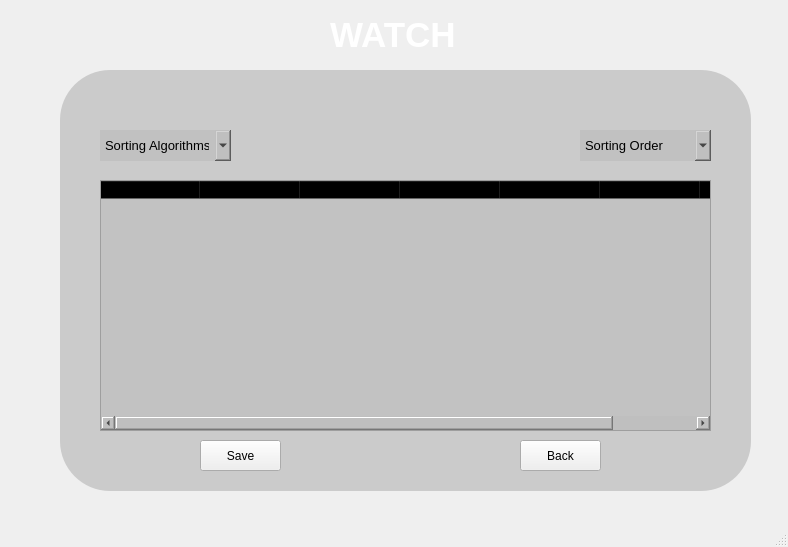
<?xml version="1.0" encoding="UTF-8"?>
<ui version="4.0">
 <class>MainWindow</class>
 <widget class="QMainWindow" name="MainWindow">
  <property name="geometry">
   <rect>
    <x>0</x>
    <y>0</y>
    <width>788</width>
    <height>547</height>
   </rect>
  </property>
  <property name="windowTitle">
   <string>MainWindow</string>
  </property>
  <widget class="QWidget" name="centralwidget">
   <widget class="QWidget" name="widget" native="true">
    <property name="geometry">
     <rect>
      <x>0</x>
      <y>0</y>
      <width>791</width>
      <height>521</height>
     </rect>
    </property>
    <widget class="QLabel" name="label">
     <property name="geometry">
      <rect>
       <x>0</x>
       <y>0</y>
       <width>791</width>
       <height>521</height>
      </rect>
     </property>
     <property name="styleSheet">
      <string notr="true">border-image: url(:/images/1_axCnI9K63VZvGceH8g8WrQ.jpeg);</string>
     </property>
     <property name="text">
      <string/>
     </property>
    </widget>
    <widget class="QLineEdit" name="lineEdit">
     <property name="geometry">
      <rect>
       <x>60</x>
       <y>70</y>
       <width>691</width>
       <height>421</height>
      </rect>
     </property>
     <property name="styleSheet">
      <string notr="true">border-top-left-radius:50px;

border-top-right-radius:50px;
border-bottom-left-radius:50px;
border-bottom-right-radius:50px;
background-color: rgb(190,190, 190, 190);</string>
     </property>
    </widget>
    <widget class="QTableWidget" name="tableWidget">
     <property name="geometry">
      <rect>
       <x>100</x>
       <y>180</y>
       <width>611</width>
       <height>251</height>
      </rect>
     </property>
     <property name="styleSheet">
      <string notr="true">background-color: rgb(190,190, 190, 190);
</string>
     </property>
     <column>
      <property name="text">
       <string>Model</string>
      </property>
     </column>
     <column>
      <property name="text">
       <string>Color</string>
      </property>
     </column>
     <column>
      <property name="text">
       <string>Rating</string>
      </property>
     </column>
     <column>
      <property name="text">
       <string>Price</string>
      </property>
     </column>
     <column>
      <property name="text">
       <string>CPU</string>
      </property>
     </column>
     <column>
      <property name="text">
       <string>Ram</string>
      </property>
     </column>
     <column>
      <property name="text">
       <string>MotherBoard</string>
      </property>
     </column>
    </widget>
    <widget class="QComboBox" name="comboBox">
     <property name="geometry">
      <rect>
       <x>100</x>
       <y>130</y>
       <width>131</width>
       <height>31</height>
      </rect>
     </property>
     <property name="font">
      <font>
       <pointsize>10</pointsize>
       <weight>50</weight>
       <bold>false</bold>
      </font>
     </property>
     <property name="styleSheet">
      <string notr="true">border-top-left-radius:50px;
border-top-right-radius:50px;
border-bottom-left-radius:50px;
border-bottom-right-radius:50px;
background-color: rgb(190,190, 190, 200);</string>
     </property>
     <property name="editable">
      <bool>false</bool>
     </property>
     <property name="currentText">
      <string>Sorting Algorithms</string>
     </property>
     <item>
      <property name="text">
       <string>Sorting Algorithms</string>
      </property>
     </item>
     <item>
      <property name="text">
       <string>Insertion Sort</string>
      </property>
     </item>
     <item>
      <property name="text">
       <string>Merge Sort</string>
      </property>
     </item>
     <item>
      <property name="text">
       <string>Quick Sort</string>
      </property>
     </item>
     <item>
      <property name="text">
       <string>Bubble Sort</string>
      </property>
     </item>
     <item>
      <property name="text">
       <string>Selection Sort</string>
      </property>
     </item>
     <item>
      <property name="text">
       <string>Bucket Sort</string>
      </property>
     </item>
     <item>
      <property name="text">
       <string>Tree Sort</string>
      </property>
     </item>
     <item>
      <property name="text">
       <string>Sleep Sort</string>
      </property>
     </item>
     <item>
      <property name="text">
       <string>Counting Sort</string>
      </property>
     </item>
     <item>
      <property name="text">
       <string>Radix Sort</string>
      </property>
     </item>
    </widget>
    <widget class="QComboBox" name="comboBox_2">
     <property name="geometry">
      <rect>
       <x>580</x>
       <y>130</y>
       <width>131</width>
       <height>31</height>
      </rect>
     </property>
     <property name="font">
      <font>
       <pointsize>10</pointsize>
       <weight>50</weight>
       <bold>false</bold>
      </font>
     </property>
     <property name="styleSheet">
      <string notr="true">border-top-left-radius:50px;
border-top-right-radius:50px;
border-bottom-left-radius:50px;
border-bottom-right-radius:50px;
background-color: rgb(190,190, 190, 200);</string>
     </property>
     <property name="editable">
      <bool>false</bool>
     </property>
     <property name="currentText">
      <string>Sorting Order</string>
     </property>
     <item>
      <property name="text">
       <string>Sorting Order</string>
      </property>
     </item>
     <item>
      <property name="text">
       <string>Ascending Order</string>
      </property>
     </item>
     <item>
      <property name="text">
       <string>Decsending order</string>
      </property>
     </item>
    </widget>
    <widget class="QPushButton" name="pushButton">
     <property name="geometry">
      <rect>
       <x>200</x>
       <y>440</y>
       <width>81</width>
       <height>31</height>
      </rect>
     </property>
     <property name="text">
      <string>Save</string>
     </property>
    </widget>
    <widget class="QPushButton" name="pushButton_2">
     <property name="geometry">
      <rect>
       <x>520</x>
       <y>440</y>
       <width>81</width>
       <height>31</height>
      </rect>
     </property>
     <property name="text">
      <string>Back</string>
     </property>
    </widget>
    <widget class="QLabel" name="label_2">
     <property name="geometry">
      <rect>
       <x>330</x>
       <y>10</y>
       <width>131</width>
       <height>51</height>
      </rect>
     </property>
     <property name="font">
      <font>
       <pointsize>16</pointsize>
       <weight>75</weight>
       <bold>true</bold>
      </font>
     </property>
     <property name="autoFillBackground">
      <bool>false</bool>
     </property>
     <property name="styleSheet">
      <string notr="true"/>
     </property>
     <property name="text">
      <string>&lt;html&gt;&lt;head/&gt;&lt;body&gt;&lt;p&gt;&lt;span style=&quot; font-size:26pt; color:#ffffff;&quot;&gt;WATCH&lt;/span&gt;&lt;/p&gt;&lt;/body&gt;&lt;/html&gt;</string>
     </property>
    </widget>
   </widget>
  </widget>
  <widget class="QMenuBar" name="menubar">
   <property name="geometry">
    <rect>
     <x>0</x>
     <y>0</y>
     <width>788</width>
     <height>21</height>
    </rect>
   </property>
  </widget>
  <widget class="QStatusBar" name="statusbar"/>
 </widget>
 <resources>
  <include location="watch.qrc"/>
 </resources>
 <connections/>
</ui>
